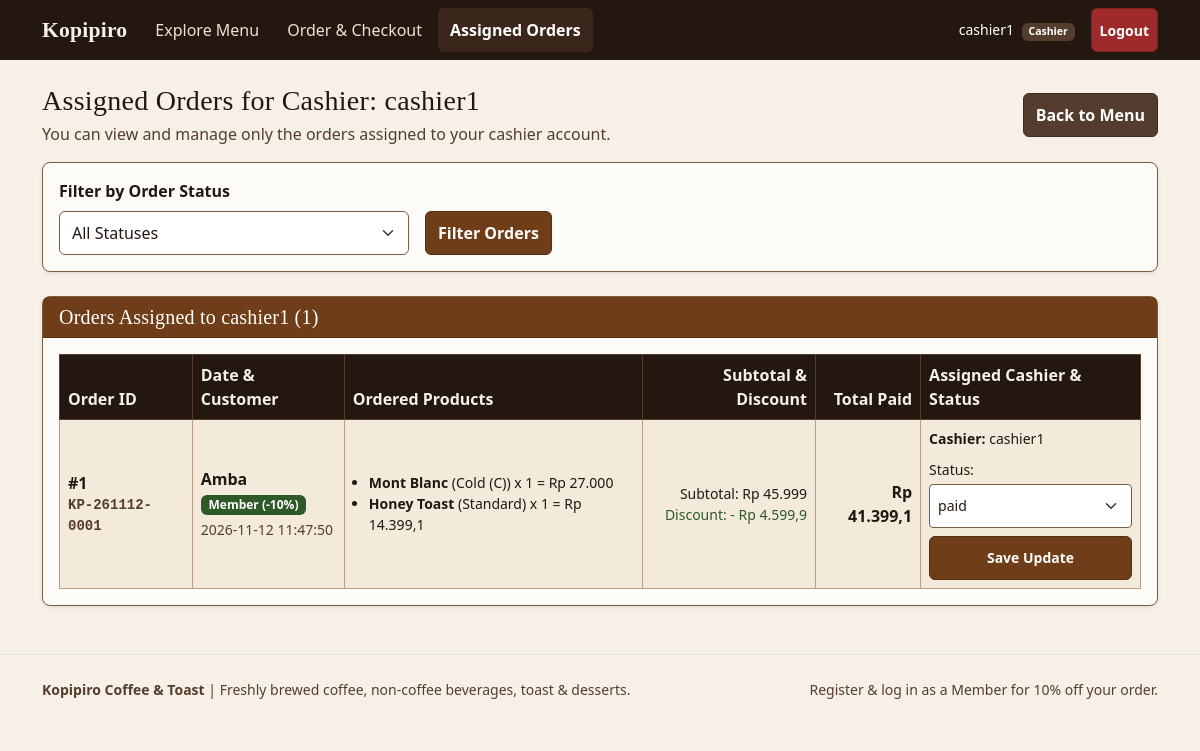
The app's page /orders.php (signed in) with its own data.
### tables this page shows
CREATE TABLE `orders` (
    `id` INT AUTO_INCREMENT PRIMARY KEY,
    `order_code` VARCHAR(30) DEFAULT NULL UNIQUE,
    `user_id` INT DEFAULT NULL,
    `member_id` INT DEFAULT NULL,
    `customer_name` VARCHAR(100) NOT NULL,
    `is_member` TINYINT(1) NOT NULL DEFAULT 0,
    `cashier_id` INT DEFAULT NULL,
    `status` VARCHAR(20) NOT NULL DEFAULT 'paid',
    `subtotal` DECIMAL(12, 2) NOT NULL DEFAULT 0,
    `discount` DECIMAL(12, 2) NOT NULL DEFAULT 0,
    `total` DECIMAL(12, 2) NOT NULL DEFAULT 0,
    `created_at` TIMESTAMP DEFAULT CURRENT_TIMESTAMP,
    INDEX `idx_orders_status_date` (`status`, `created_at`),
    CONSTRAINT `fk_orders_user` FOREIGN KEY (`user_id`) REFERENCES `users`(`id`) ON DELETE SET NULL,
    CONSTRAINT `fk_orders_member` FOREIGN KEY (`member_id`) REFERENCES `members`(`id`) ON DELETE SET NULL,
    CONSTRAINT `fk_orders_cashier` FOREIGN KEY (`cashier_id`) REFERENCES `users`(`id`) ON DELETE SET NULL
);

CREATE TABLE `order_items` (
    `id` INT AUTO_INCREMENT PRIMARY KEY,
    `order_id` INT NOT NULL,
    `product_id` INT DEFAULT NULL,
    `product_name` VARCHAR(150) NOT NULL,
    `category` VARCHAR(50) NOT NULL DEFAULT 'Coffee',
    `variant` VARCHAR(60) NOT NULL DEFAULT '',
    `qty` INT NOT NULL DEFAULT 1,
    `unit_price` DECIMAL(12, 2) NOT NULL DEFAULT 0,
    `discount_amount` DECIMAL(12, 2) NOT NULL DEFAULT 0,
    `final_unit_price` DECIMAL(12, 2) NOT NULL DEFAULT 0,
    `line_total` DECIMAL(12, 2) NOT NULL DEFAULT 0,
    INDEX `idx_order_items_category` (`category`),
    CONSTRAINT `fk_order_items_order` FOREIGN KEY (`order_id`) REFERENCES `orders`(`id`) ON DELETE CASCADE,
    CONSTRAINT `fk_order_items_product` FOREIGN KEY (`product_id`) REFERENCES `product`(`id`) ON DELETE SET NULL
);

CREATE TABLE `users` (
    `id` INT AUTO_INCREMENT PRIMARY KEY,
    `username` VARCHAR(50) NOT NULL UNIQUE,
    `name` VARCHAR(100) NOT NULL DEFAULT '',
    `email` VARCHAR(120) DEFAULT NULL UNIQUE,
    `password` VARCHAR(255) NOT NULL,
    `password_hash` VARCHAR(255) NOT NULL DEFAULT '',
    `role` ENUM('admin', 'owner', 'cashier', 'customer') NOT NULL DEFAULT 'customer',
    `created_at` TIMESTAMP DEFAULT CURRENT_TIMESTAMP,
    INDEX `idx_users_role` (`role`)
);

### auth.php (called while the page is built, shortened)
<?php
function is_admin() {
    $role = $_SESSION['role'] ?? '';
    return ($role === 'admin' || $role === 'owner');
}
function is_cashier() {
    return ($_SESSION['role'] ?? '') === 'cashier';
}
?>

### config.php (called while the page is built, shortened)
<?php
function format_rp($amount) {
    $num = (float)$amount;
    if (floor($num) != $num) {
        return "Rp " . number_format($num, 1, ',', '.');
    }
    return "Rp " . number_format($num, 0, ',', '.');
}
?>

### orders.php (the view, shortened to what this page needs)
<?php
include 'auth.php';
include 'config.php';
$cashiers = [];
$c_res = mysqli_query($conn, "SELECT id, username FROM users WHERE role = 'cashier' ORDER BY id ASC");
if ($c_res) {
    while ($c = mysqli_fetch_assoc($c_res)) {
        $cashiers[$c['id']] = $c['username'];
    }
}
$filter_cashier = isset($_GET['cashier_id']) ? (int)$_GET['cashier_id'] : 0;
$sql = "SELECT o.*, u.username AS cashier_username
        FROM orders o
        LEFT JOIN users u ON o.cashier_id = u.id
        WHERE 1=1";
$params = [];
$types = "";
if (is_cashier()) {
    $sql .= " AND o.cashier_id = ?";
    $params[] = (int)$_SESSION['user_id'];
    $types .= "i";
} elseif (is_admin() && $filter_cashier > 0) {
    $sql .= " AND o.cashier_id = ?";
    $params[] = $filter_cashier;
    $types .= "i";
}
$sql .= " ORDER BY o.id DESC";
$stmt_o = mysqli_prepare($conn, $sql);
if ($stmt_o && !empty($params)) {
    mysqli_stmt_bind_param($stmt_o, $types, ...$params);
}
$orders_list = [];
if ($stmt_o) {
    mysqli_stmt_execute($stmt_o);
    $res_o = mysqli_stmt_get_result($stmt_o);
    while ($row = mysqli_fetch_assoc($res_o)) {
        $orders_list[] = $row;
    }
}
$order_items_map = [];
$oi_res = mysqli_query($conn, "SELECT * FROM order_items ORDER BY id ASC");
if ($oi_res) {
    while ($oi = mysqli_fetch_assoc($oi_res)) {
        $order_items_map[(int)$oi['order_id']][] = $oi;
    }
}
?>
<!DOCTYPE html>
<html lang="en">
<head>
    <link href="https://cdn.jsdelivr.net/npm/bootstrap@5.3.0/dist/css/bootstrap.min.css" rel="stylesheet">
    <link href="style.css" rel="stylesheet">
</head>
<body>
    <?php include 'navbar.php'; ?>
    <main id="main-content" class="container mt-4">
        <div class="d-flex flex-column flex-md-row justify-content-between align-items-start align-items-md-center gap-3 mb-3">
            <div>
                <?php if (is_admin()): ?>
                    <h1 class="h3 mb-1">Owner Sales Dashboard &amp; All Orders</h1>
                    <p class="text-muted mb-0">Inspect store-wide revenue charts, manage cashier assignments, and export order records to Excel.</p>
                <?php else: ?>
                    <h1 class="h3 mb-1">Assigned Orders for Cashier: <?= htmlspecialchars($_SESSION['username']) ?></h1>
                    <p class="text-muted mb-0">You can view and manage only the orders assigned to your cashier account.</p>
                <?php endif; ?>
            </div>
            <div class="d-flex flex-wrap gap-2">
                <a href="index.php" class="btn btn-secondary">Back to Menu</a>
            </div>
        </div>
        <div class="card shadow-sm mb-4">
            <div class="card-body">
                <form method="GET" action="orders.php" class="row g-3 align-items-end">
                    <div class="col-12 col-md-4">
                        <label for="filterStatus" class="form-label fw-semibold">Filter by Order Status</label>
                        <select id="filterStatus" name="status" class="form-select">
                            <option value="">All Statuses</option>
                        </select>
                    </div>
                    <div class="col-12 col-md-4 d-flex gap-2">
                        <button type="submit" class="btn btn-primary">Filter Orders</button>
                    </div>
                </form>
            </div>
        </div>
        <div class="card shadow-sm">
            <div class="card-header bg-primary text-white d-flex justify-content-between align-items-center">
                <h2 class="h5 mb-0">
                    <?= is_admin() ? 'All Store Orders' : 'Orders Assigned to ' . htmlspecialchars($_SESSION['username']) ?>
                    (<?= count($orders_list) ?>)
                </h2>
            </div>
            <div class="card-body">
                <?php if (empty($orders_list)): ?>
                    <div class="text-center py-4">
                        <h3 class="h5">No orders match this view</h3>
                        <p class="text-muted mb-3">
                            <?php if (is_cashier()): ?>
                                There are currently no orders assigned to your cashier account (<?= htmlspecialchars($_SESSION['username']) ?>) matching the selected status filter.
                            <?php else: ?>
                                No orders were found for the selected filter criteria.
                            <?php endif; ?>
                        </p>
                        <a href="order.php" class="btn btn-primary">Create a New Order</a>
                    </div>
                <?php else: ?>
                    <div class="table-responsive">
                        <table class="table table-bordered table-striped align-middle mb-0">
                            <thead class="table-dark">
                                <tr>
                                    <th scope="col">Order ID</th>
                                    <th scope="col">Date &amp; Customer</th>
                                    <th scope="col">Ordered Products</th>
                                    <th scope="col" class="text-end">Subtotal &amp; Discount</th>
                                    <th scope="col" class="text-end">Total Paid</th>
                                    <th scope="col">Assigned Cashier &amp; Status</th>
                                </tr>
                            </thead>
                            <tbody>
                                <?php foreach ($orders_list as $ord):
                                    $oid = (int)$ord['id'];
                                    $items = $order_items_map[$oid] ?? [];
                                ?>
                                <tr>
                                    <td class="fw-bold">
                                        #<?= $oid ?>
                                        <?php if (!empty($ord['order_code'])): ?>
                                            <div class="small font-monospace text-muted"><?= htmlspecialchars($ord['order_code']) ?></div>
                                        <?php endif; ?>
                                    </td>
                                    <td>
                                        <div><strong><?= htmlspecialchars($ord['customer_name']) ?></strong></div>
                                        <?php if ((int)$ord['is_member'] === 1): ?>
                                            <span class="badge bg-success">Member (-10%)</span>
                                        <?php else: ?>
                                            <span class="badge bg-secondary">Guest (Normal)</span>
                                        <?php endif; ?>
                                        <div class="small text-muted mt-1"><?= htmlspecialchars($ord['created_at']) ?></div>
                                    </td>
                                    <td>
                                        <?php if (!empty($items)): ?>
                                            <ul class="mb-0 ps-3 small">
                                                <?php foreach ($items as $it): ?>
                                                    <li>
                                                        <strong><?= htmlspecialchars($it['product_name']) ?></strong>
                                                        (<?= htmlspecialchars($it['variant']) ?>) x <?= (int)$it['qty'] ?>
                                                        = <?= format_rp($it['line_total']) ?>
                                                    </li>
                                                <?php endforeach; ?>
                                            </ul>
                                        <?php else: ?>
                                            <span class="small text-muted">Legacy order record</span>
                                        <?php endif; ?>
                                    </td>
                                    <td class="text-end small">
                                        <div>Subtotal: <?= format_rp($ord['subtotal']) ?></div>
                                        <div class="text-success">Discount: - <?= format_rp($ord['discount']) ?></div>
                                    </td>
                                    <td class="text-end fw-bold"><?= format_rp($ord['total']) ?></td>
                                    <td>
                                        <form method="POST" action="orders.php" class="d-flex flex-column gap-2">
                                            <?php if (is_admin()): ?>
                                                <div>
                                                    <label for="cashier_<?= $oid ?>" class="form-label small mb-1">Cashier:</label>
                                                    <select id="cashier_<?= $oid ?>" name="cashier_id" class="form-select form-select-sm">
                                                        <?php foreach ($cashiers as $cid => $cname): ?>
                                                            <option value="<?= (int)$cid ?>" <?= (int)$ord['cashier_id'] === (int)$cid ? 'selected' : '' ?>>
                                                                <?= htmlspecialchars($cname) ?>
                                                            </option>
                                                        <?php endforeach; ?>
                                                    </select>
                                                </div>
                                            <?php else: ?>
                                                <div class="small">
                                                    <strong>Cashier:</strong> <?= htmlspecialchars($ord['cashier_username'] ?? $_SESSION['username']) ?>
                                                </div>
                                            <?php endif; ?>
                                            <div>
                                                <label for="status_<?= $oid ?>" class="form-label small mb-1">Status:</label>
                                                <select id="status_<?= $oid ?>" name="status" class="form-select form-select-sm">
                                                    <option value="paid" <?= $ord['status'] === 'paid' ? 'selected' : '' ?>>paid</option>
                                                </select>
                                            </div>
                                            <button type="submit" name="update_order" value="1" class="btn btn-primary btn-sm">Save Update</button>
                                        </form>
                                    </td>
                                </tr>
                                <?php endforeach; ?>
                            </tbody>
                        </table>
                    </div>
                <?php endif; ?>
            </div>
        </div>
    </main>
    <?php include 'footer.php'; ?>
</body>
</html>

### style.css (style rules this page uses)
:root { --kp-bg: #f6f0e6; --kp-surface: #fdfbf7; --kp-surface-alt: #ede3d2; --kp-text: #231710; --kp-text-muted: #543d2e; --kp-border: #7a5c43; --kp-espresso: #231710; --kp-primary: #6f3e18; --kp-primary-hover: #562f11; --kp-success: #2d5a27; --kp-danger: #9e2a2b; --kp-focus: #6f3e18; }
*, *::before, *::after { box-sizing: border-box; }
html, body { overflow-x: hidden; background-color: var(--kp-bg) !important; color: var(--kp-text) !important; font-family: system-ui, -apple-system, "Segoe UI", Roboto, "Helvetica Neue", Arial, sans-serif; font-size: clamp(0.95rem, 0.9rem + 0.2vw, 1rem); line-height: 1.5; }
h1, h2, h3, .h3, .h4, .h5, .navbar-brand { font-family: Georgia, "Times New Roman", Times, serif; letter-spacing: 0.01em; }
a[href], button, summary, select, label[for], input[type="checkbox"], input[type="radio"], [role="button"], [role="tab"], [role="switch"] { cursor: pointer; }
.btn, .form-control, .form-select, .nav-link { min-height: 44px; display: inline-flex; align-items: center; }
.btn { justify-content: center; font-weight: 600; border-radius: 0.375rem; }
.btn-primary, .bg-primary { background-color: var(--kp-primary) !important; border-color: var(--kp-primary-hover) !important; color: #ffffff !important; }
.btn-success, .bg-success { background-color: var(--kp-success) !important; border-color: #22441d !important; color: #ffffff !important; }
.text-success { color: var(--kp-success) !important; }
.btn-secondary, .bg-secondary { background-color: #543d2e !important; border-color: #3e2c20 !important; color: #ffffff !important; }
.text-muted { color: var(--kp-text-muted) !important; }
.card { background-color: var(--kp-surface); color: var(--kp-text); border: 1.5px solid var(--kp-border); border-radius: 0.5rem; }
.card-header { border-bottom: 1.5px solid var(--kp-border); }
.table { --bs-table-bg: #fdfbf7; --bs-table-striped-bg: #f3eadc; --bs-table-hover-bg: #eadcc7; --bs-table-color: #231710; --bs-table-striped-color: #231710; --bs-table-hover-color: #231710; --bs-table-border-color: #b89f86; color: var(--kp-text); border-color: #b89f86; }
.table-dark { --bs-table-bg: #231710; --bs-table-color: #f6f0e6; --bs-table-border-color: #543d2e; }
.form-control, .form-select { background-color: #ffffff; color: var(--kp-text); border: 1.5px solid var(--kp-border); }

### records on screen
orders: id "1", order_code "KP-261112-0001", customer_name "Amba", is_member "Member (-10%)", created_at "2026-11-12 11:47:50", subtotal "Rp 45.999", discount "Rp 4.599,9", total "Rp 41.399,1", cashier.username "cashier1", status "paid"
order_items: product_name "Mont Blanc", variant "Cold (C)", qty "1", line_total "Rp 27.000"
order_items: product_name "Honey Toast", variant "Standard", qty "1", line_total "Rp 14.399,1"

### other values on screen
$_SESSION['username'] "cashier1"
$role_display "Cashier"
count($orders_list) "1"
